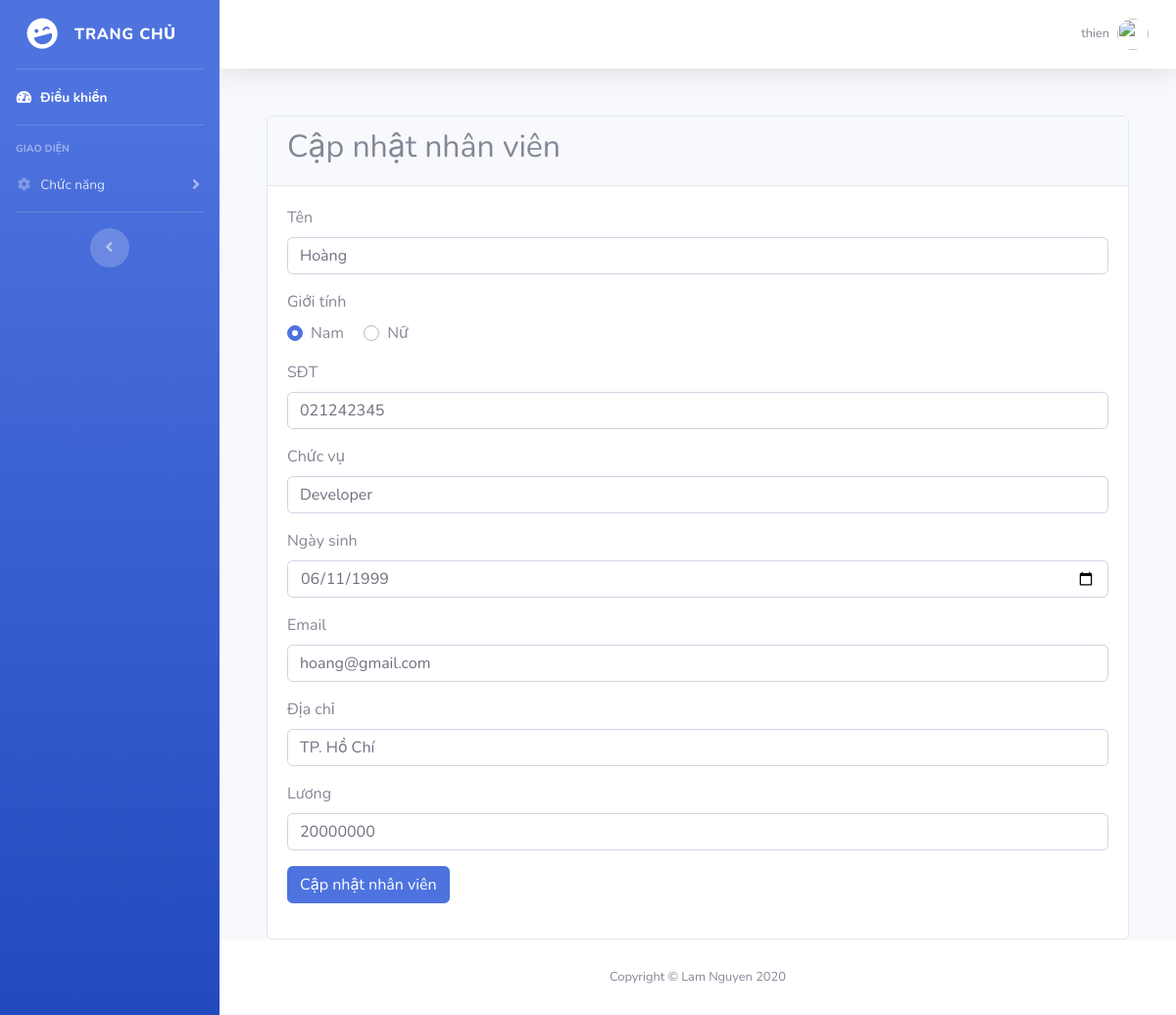
/update.php?id=5 (signed in), run on the app's committed database.
### tables this page shows
CREATE TABLE `employee` (
  `id` int(11) NOT NULL,
  `ten` varchar(50) NOT NULL,
  `gioi_tinh` varchar(6) NOT NULL,
  `sdt` varchar(15) NOT NULL,
  `chuc_vu` varchar(50) NOT NULL,
  `ngay_sinh` date NOT NULL,
  `email` varchar(50) NOT NULL,
  `dia_chi` varchar(11) NOT NULL,
  `luong` int(30) NOT NULL
);

### update.php (the view, shortened to what this page needs)
<?php
    require 'dbconfig.php';
    $id = $_GET['id'];
    $sql = 'SELECT * FROM employee WHERE id=:id';
    $statement = $conn->prepare($sql);
    $statement->execute([':id' => $id ]);
    $person = $statement->fetch(PDO::FETCH_OBJ);
?>
<?php
    include('includes/header.php');
    include('includes/navbar.php');
?>
<div class="container-fluid">
  <div class="card mt-5">
    <div class="card-header">
      <h2>Cập nhật nhân viên</h2>
    </div>
    <div class="card-body">
      <form method="post">
        <div class="form-group">
          <label for="ten">Tên</label>
          <input value="<?= $person->ten; ?>" type="text" name="ten" id="ten" class="form-control">
        </div>
        <div class="form-group">
          <label for="gioi_tinh">Giới tính</label>
            <?php if($person->gioi_tinh == 'nam'): ?>
                <div class="custom-control custom-radio custom-control-inline">
                <label class="custom-control-label" for="customRadio">Nam</label>
                </div>
                <div class="custom-control custom-radio custom-control-inline">
                    <label class="custom-control-label" for="customRadio2">Nữ</label>
                </div>
            <?php endif; ?>
        </div>
        <div class="form-group">
          <label for="sdt">SĐT</label>
          <input type="text" value="<?= $person->sdt; ?>" name="sdt" id="sdt" class="form-control">
        </div>
        <div class="form-group">
          <label for="chuc_vu">Chức vụ</label>
          <input type="text" value="<?= $person->chuc_vu; ?>" name="chuc_vu" id="chuc_vu" class="form-control">
        </div>
        <div class="form-group">
          <label for="ngay_sinh">Ngày sinh</label>
          <input type="date" value="<?= $person->ngay_sinh; ?>" name="ngay_sinh" id="ngay_sinh" class="form-control">
        </div>
        <div class="form-group">
          <label for="email">Email</label>
          <input type="email" value="<?= $person->email; ?>" name="email" id="email" class="form-control">
        </div>
        <div class="form-group">
          <label for="dia_chi">Địa chỉ</label>
          <input type="text" value="<?= $person->dia_chi; ?>" name="dia_chi" id="dia_chi" class="form-control">
        </div>
        <div class="form-group">
          <label for="luong">Lương</label>
          <input type="text" value="<?= $person->luong; ?>" name="luong" id="luong" class="form-control">
        </div>
        <div class="form-group">
          <button type="submit" class="btn btn-primary">Cập nhật nhân viên</button>
        </div>
      </form>
    </div>
  </div>
<?php
  include('includes/footer.php');
?>

### data on the page
employee: ten "Hoàng", sdt "021242345", chuc_vu "Developer", ngay_sinh "06/11/1999", email "hoang@gmail.com", dia_chi "TP. Hồ Chí", luong "20000000"

### other printed values
$_SESSION['username'] "thien"
